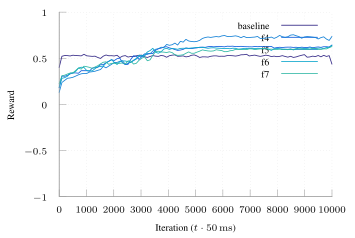

gnuplot code for this plot:
set terminal tikz standalone color size 9cm,6cm font '\scriptsize' preamble '\usepackage{microtype} \usepackage{times} \usepackage[T1]{fontenc} \usepackage{siunitx}\sisetup{detect-all}'
set output "ftprep-reward-2.tex"

load "parula.pal"

set style line 102 lc rgb '#a0a0a0' lt 1 lw 1
set border ls 102
set colorbox border 102
set key textcolor rgb "black"
set tics textcolor rgb "black"
set label textcolor rgb "black"

set border 3
set grid x y
set xtics nomirror
set ytics nomirror

#set key autotitle columnhead
set datafile separator ","

set xlabel "Iteration ($t \\cdot{} \\SI{50}{\\milli\\second}$)"
set ylabel "Reward"

set yrange [-1.0:1.0]

plot '../results/baseline-2-avg.csv' u 1:2 w lines smooth sbezier title "baseline", \
     '../results/ft-f4-avg.csv' u 1:2 w lines smooth sbezier title "f4", \
     '../results/ft-f5-avg.csv' u 1:2 w lines smooth sbezier title "f5", \
     '../results/ft-f6-avg.csv' u 1:2 w lines smooth sbezier title "f6", \
     '../results/ft-f7-avg.csv' u 1:2 w lines smooth sbezier title "f7",
